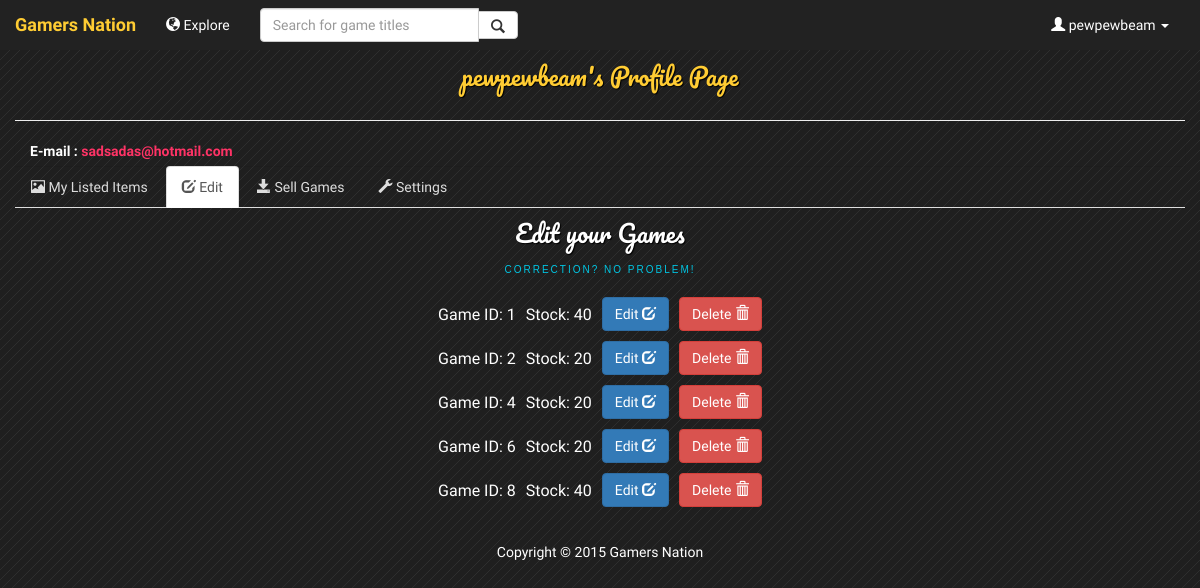
The page /userimgedit.php (signed in) on the database as committed earlier.
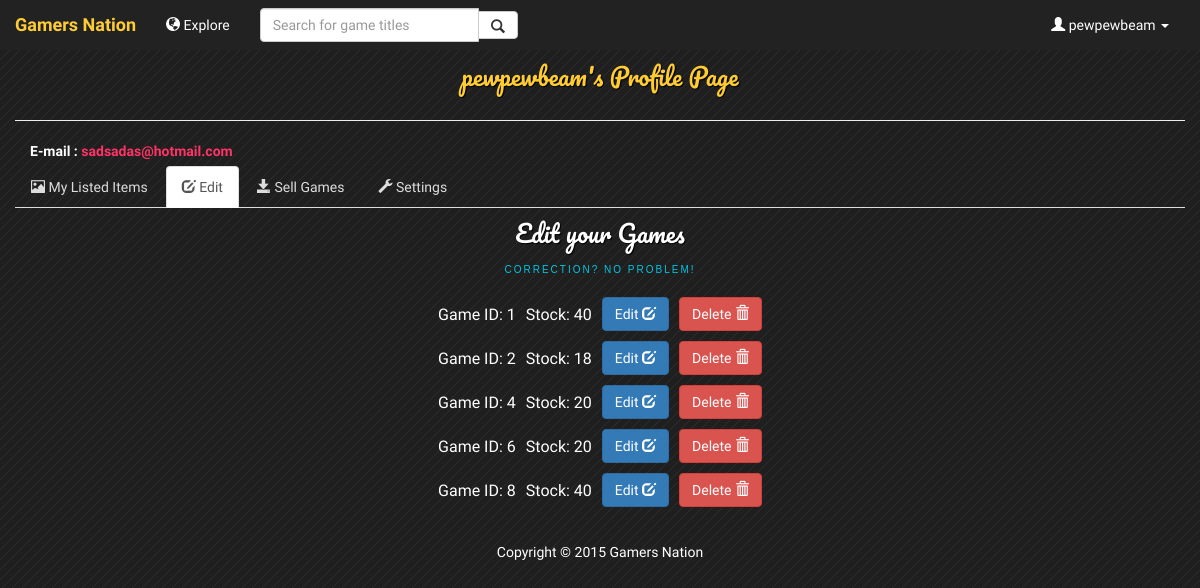
The same page on the database as committed later.
### tables this page shows
CREATE TABLE `supplier_own_game` (
  `Supplier_UserID` varchar(255) NOT NULL DEFAULT '',
  `GameID` int(11) NOT NULL,
  `Stock` int(11) DEFAULT NULL
);

### userimgedit.php (the view, shortened to what this page needs)
<html>
    <head>
        <link href="css/bootstrap.min.css" rel="stylesheet">
        <link href="css/main.css" rel="stylesheet"/>
    </head>
    <?php include 'header.inc.php'; ?>
    <body>
        <div class="container-fluid">
            <?php include '/include/userdetail.inc.php'; ?>
            <?php include '/include/mainNav.inc.php'; ?>
        </div>
        <div class="container">
            <div class="content">
                <h1>Edit your Games
                    <span>Correction? No problem!</span></h1>
                <div>
                    <table align="center">
                        <?php
							$sql = "SELECT * FROM supplier_own_game WHERE Supplier_UserID = \"" . $username . "\"";
                            if ($result = mysqli_query($connection, $sql))
							{
                                while ($row = mysqli_fetch_assoc($result))
								{
                                    echo '<tr>';
                                    echo '<td style="padding: 5;">Game ID: '.$row['GameID'].'</td>';
									echo '<td style="padding: 5;">Stock: '.$row['Stock'].' </td>';
                                    echo '<td style="padding: 5;"> '
                                    . '     <a class="btn btn-primary" type="button" href="imgedit.php?id='. $row['GameID'].'">
                                                Edit <span class="glyphicon glyphicon-edit"></span>
                                            </a>
                                          </td>';
                                    echo '<td style="padding: 5;">'
                                    . '     <a class="btn btn-danger" type="button" href="imgdelete.php?id='. $row['GameID'].'">
                                                Delete <span class="glyphicon glyphicon-trash"></span>
                                            </a>
                                          </td>';
                                    echo '</tr>';
                                }
                            }
                            ?>
                    </table>
                </div>
            </div>
        </div>
        <?php include 'footer.inc.php'; ?>
    </body>
</html>

Rows that differ between the two databases and show on the page:
changed supplier_own_game (number 2 of 5 on the later page): Stock "20" → "18"
